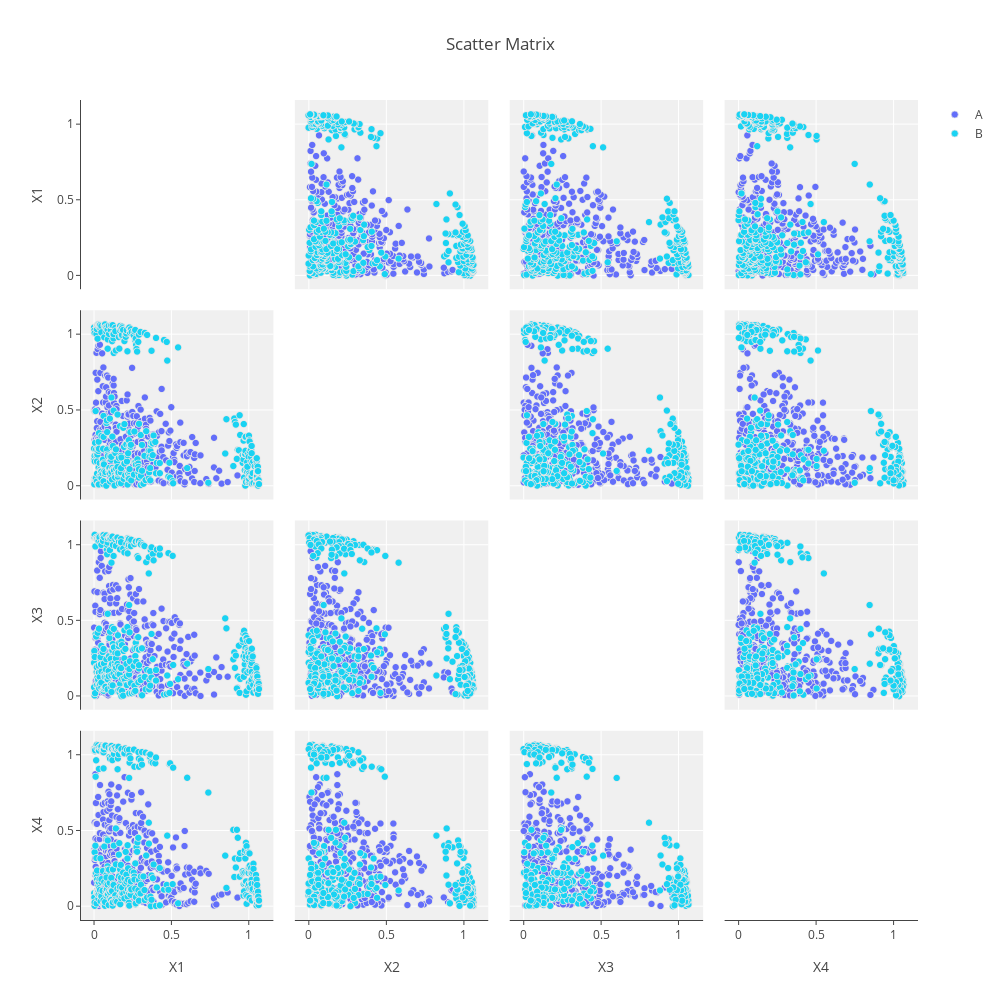

Source (notebook cell):
### Code cell
axis = dict(showline=True, zeroline=False, gridcolor='#fff', ticklen=4)

layout = ply.graph_objs.Layout( title='Scatter Matrix',
                               showlegend=True,
    dragmode='select',
    width=1000,
    height=1000,
    autosize=False,
    hovermode='closest',
    plot_bgcolor='rgba(240,240,240, 0.95)',
    xaxis1=dict(axis),
    xaxis2=dict(axis),
    xaxis3=dict(axis),
    xaxis4=dict(axis),
    yaxis1=dict(axis),
    yaxis2=dict(axis),
    yaxis3=dict(axis),
    yaxis4=dict(axis)
)

trace1['diagonal'].update(visible=False)
trace2['diagonal'].update(visible=False)
fig1 = dict(data=[trace1, trace2], layout=layout)
ply.offline.iplot(fig1, image='jpeg')

### Figure 1 — Plotly figure (JSON) as saved in the notebook; plotly's stock layout.template omitted (floating-point values rounded to 4 significant figures; data arrays with more than 128 entries replaced by an {"elided": "..."} marker saying what was removed)
{"data": [{"diagonal": {"visible": false}, "dimensions": [{"label": "X1", "values": {"elided": "305 float values"}}, {"label": "X2", "values": {"elided": "305 float values"}}, {"label": "X3", "values": {"elided": "305 float values"}}, {"label": "X4", "values": {"elided": "305 float values"}}], "marker": {"color": "#636efa", "line": {"color": "rgb(230,230,230)", "width": 0.7}, "showscale": false, "size": 7}, "name": "A", "type": "splom", "uid": "b6cda62c-ffee-41d7-a977-8d0c6d5dde11"}, {"diagonal": {"visible": false}, "dimensions": [{"label": "X1", "values": {"elided": "330 float values"}}, {"label": "X2", "values": {"elided": "330 float values"}}, {"label": "X3", "values": {"elided": "330 float values"}}, {"label": "X4", "values": {"elided": "330 float values"}}], "marker": {"color": "#19d3f3", "line": {"color": "rgb(230,230,230)", "width": 0.7}, "showscale": false, "size": 7}, "name": "B", "type": "splom", "uid": "7ab6c657-b4b5-411c-b3e9-e55b54ae67ab"}], "layout": {"autosize": false, "dragmode": "select", "height": 1000, "hovermode": "closest", "plot_bgcolor": "rgba(240,240,240, 0.95)", "showlegend": true, "title": "Scatter Matrix", "width": 1000, "xaxis": {"autorange": true, "gridcolor": "#fff", "range": [-0.09079, 1.159], "showline": true, "ticklen": 4, "type": "linear", "zeroline": false}, "xaxis2": {"autorange": true, "gridcolor": "#fff", "range": [-0.08999, 1.157], "showline": true, "ticklen": 4, "type": "linear", "zeroline": false}, "xaxis3": {"autorange": true, "gridcolor": "#fff", "range": [-0.09058, 1.159], "showline": true, "ticklen": 4, "type": "linear", "zeroline": false}, "xaxis4": {"autorange": true, "gridcolor": "#fff", "range": [-0.09045, 1.158], "showline": true, "ticklen": 4, "type": "linear", "zeroline": false}, "yaxis": {"autorange": true, "gridcolor": "#fff", "range": [-0.09144, 1.16], "showline": true, "ticklen": 4, "type": "linear", "zeroline": false}, "yaxis2": {"autorange": true, "gridcolor": "#fff", "range": [-0.09064, 1.158], "showline": true, "ticklen": 4, "type": "linear", "zeroline": false}, "yaxis3": {"autorange": true, "gridcolor": "#fff", "range": [-0.09123, 1.16], "showline": true, "ticklen": 4, "type": "linear", "zeroline": false}, "yaxis4": {"autorange": true, "gridcolor": "#fff", "range": [-0.0911, 1.158], "showline": true, "ticklen": 4, "type": "linear", "zeroline": false}}}
